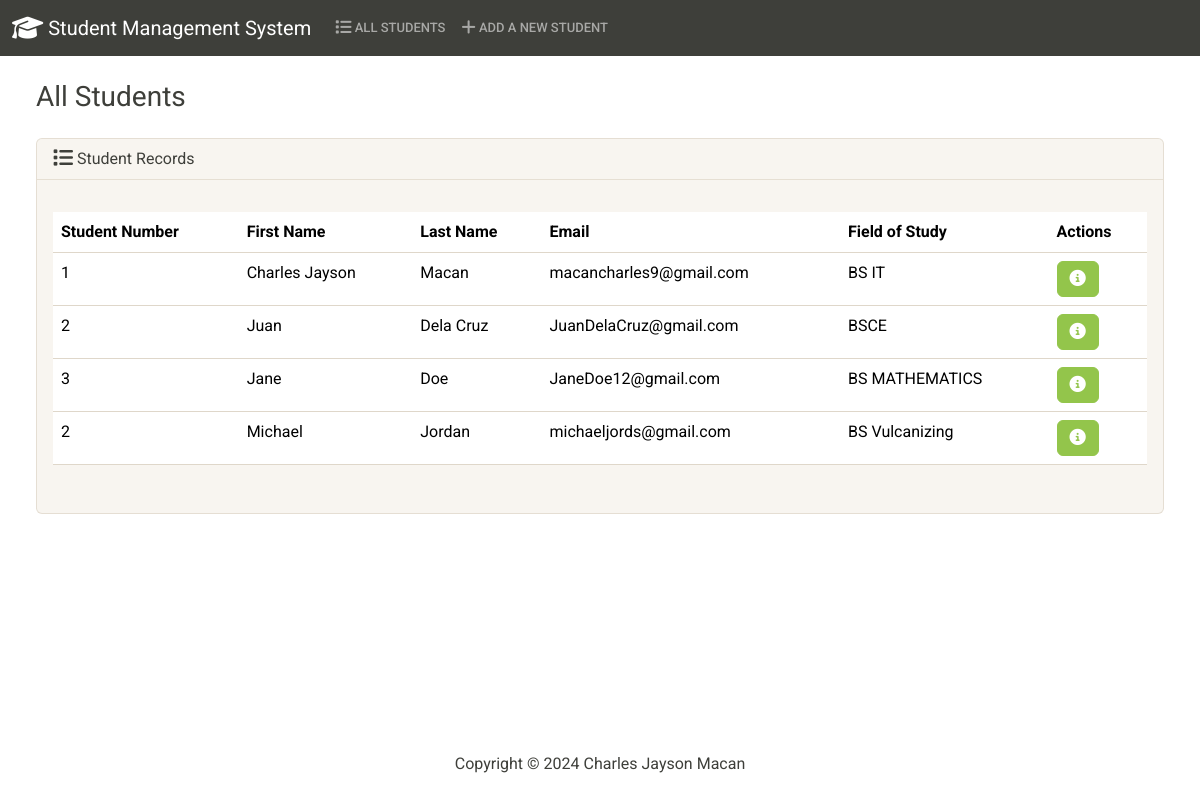
Before: / with the older database file.
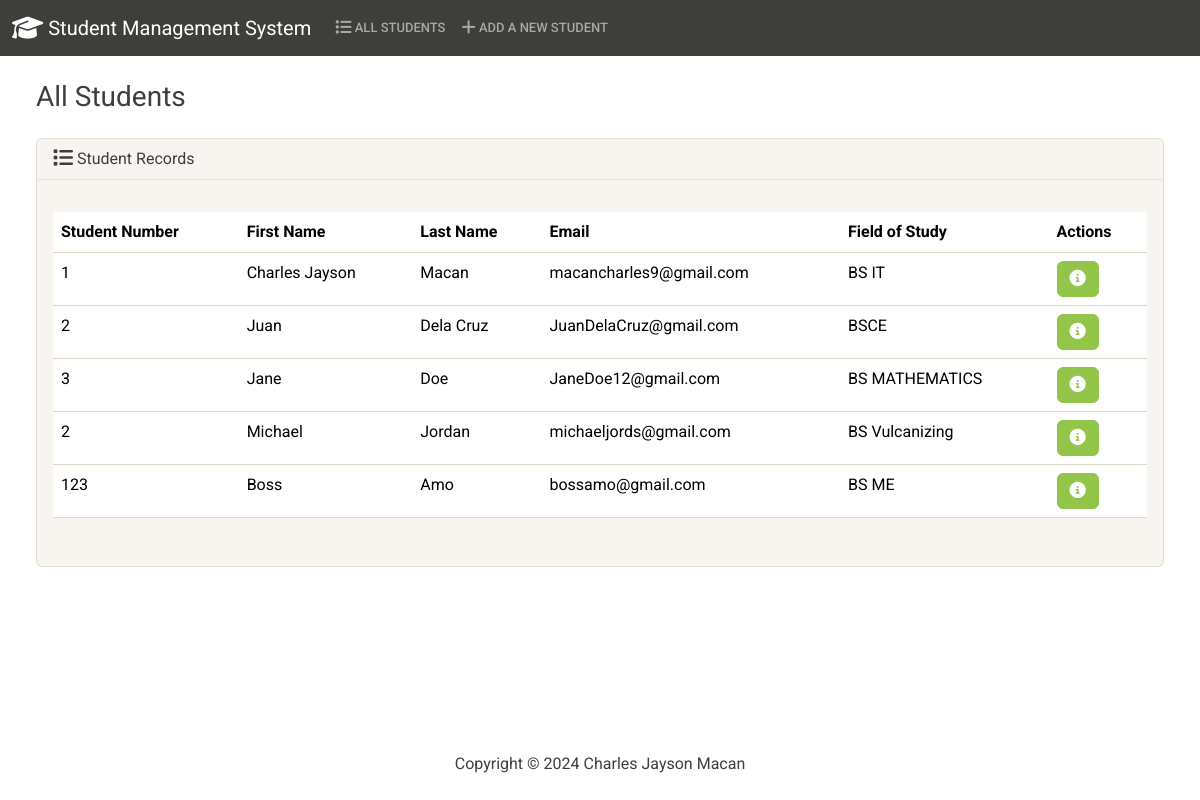
After: the same page with the newer database file.
### students/models.py (models this page shows, shortened)
class Student(models.Model):
    student_number = models.PositiveIntegerField()
    first_name = models.CharField(max_length=50)
    last_name = models.CharField(max_length=50)
    email = models.EmailField(max_length=100)
    field_of_study = models.CharField(max_length=50)

### students/views.py (the view)
# urls.py: path('', views.index, name='index'),
def index(request):
    return render(request, 'students/index.html', {
        'students': Student.objects.all()
    })

### students/templates/students/index.html (shortened to what this page needs)
{% extends "students/base.html" %}
{% block body %}
<h3 class="m-4">All Students</h3>
    <div class="row">
        <div class="col-12">
            {% if students %}
            <div class="card bg-light ms-4 me-4 mb-4">
                <div class="card-header">
                    <i class="fa-solid fa-list fa-lg"></i> Student Records
                </div>
                <div class="card-body">
                    <p class="card-text">
                    <div class="table-responsive">
                        <table class="table table-hover">
                            <thead>
                                <tr>
                                <th scope="col">Student Number</th>
                                <th scope="col">First Name</th>
                                <th scope="col">Last Name</th>
                                <th scope="col">Email</th>
                                <th scope="col">Field of Study</th>
                                <th scope="col">Actions</th>
                                </tr>
                            </thead>
                            <tbody>
                                {% for student in students %}
                                <tr>
                                    <td>{{ student.student_number}}</td>
                                    <td>{{ student.first_name}}</td>
                                    <td>{{ student.last_name}}</td>
                                    <td>{{ student.email}}</td>
                                    <td>{{ student.field_of_study}}</td>
                                    <td>
                                        <button type="button" class="btn btn-success me-1" href="{% url 'view_student' student.id %}" data-bs-toggle="modal" data-bs-target="#myModal{{student.id}}">
                                        </button>
                                    </td>
                                </tr>
                                {% endfor %}
                            </tbody>
                        </table>
                    </div>
                    </p>
                </div>
            </div>
            {% else %}
                <h5 class="alert alert-primary ms-4 me-4">No Student Records</h5>
            {% endif %}
        </div>
    </div>
{% endblock %}

Changed rows visible on the page:
added Student: student_number "123", first_name "Boss", last_name "Amo", email "bossamo@gmail.com", field_of_study "BS ME"
